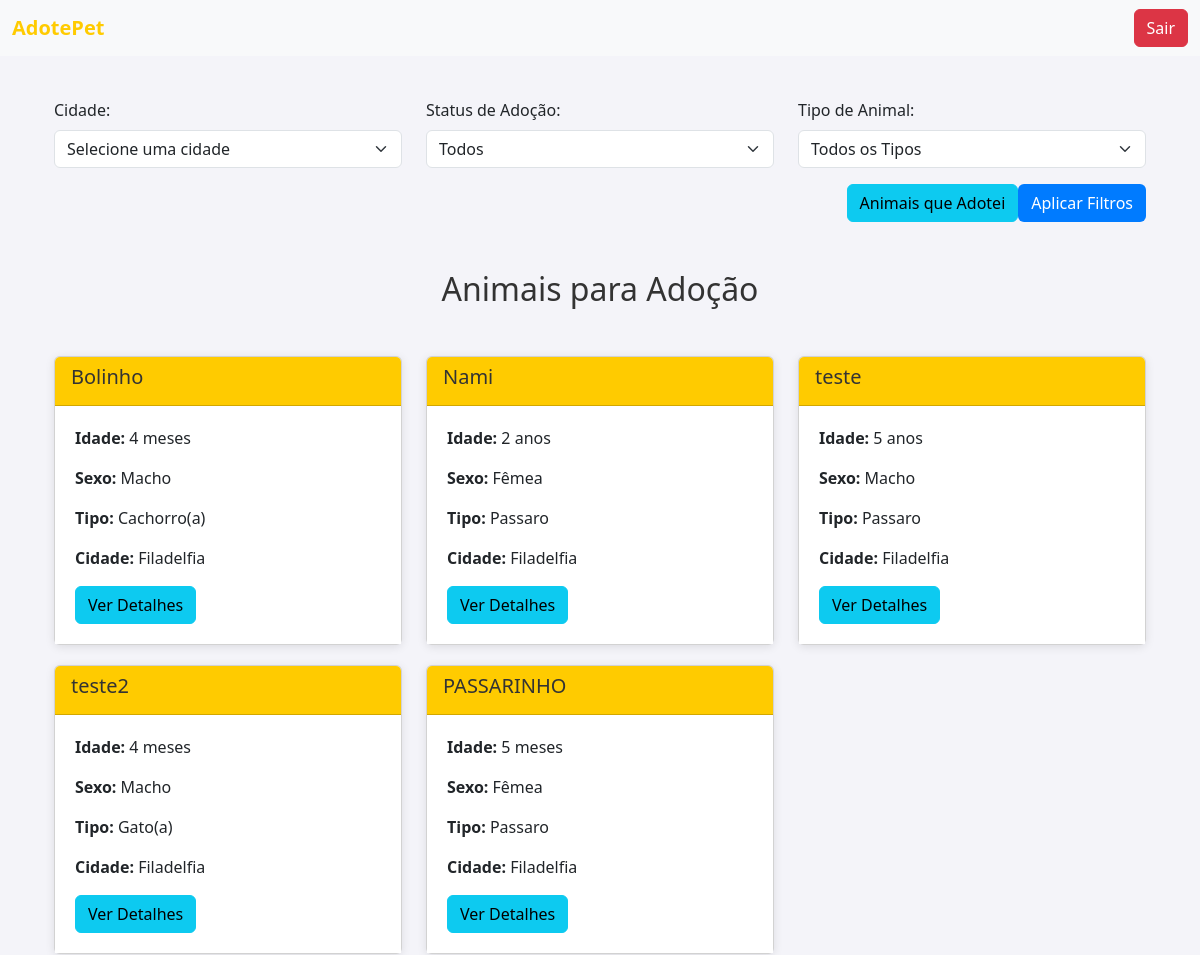
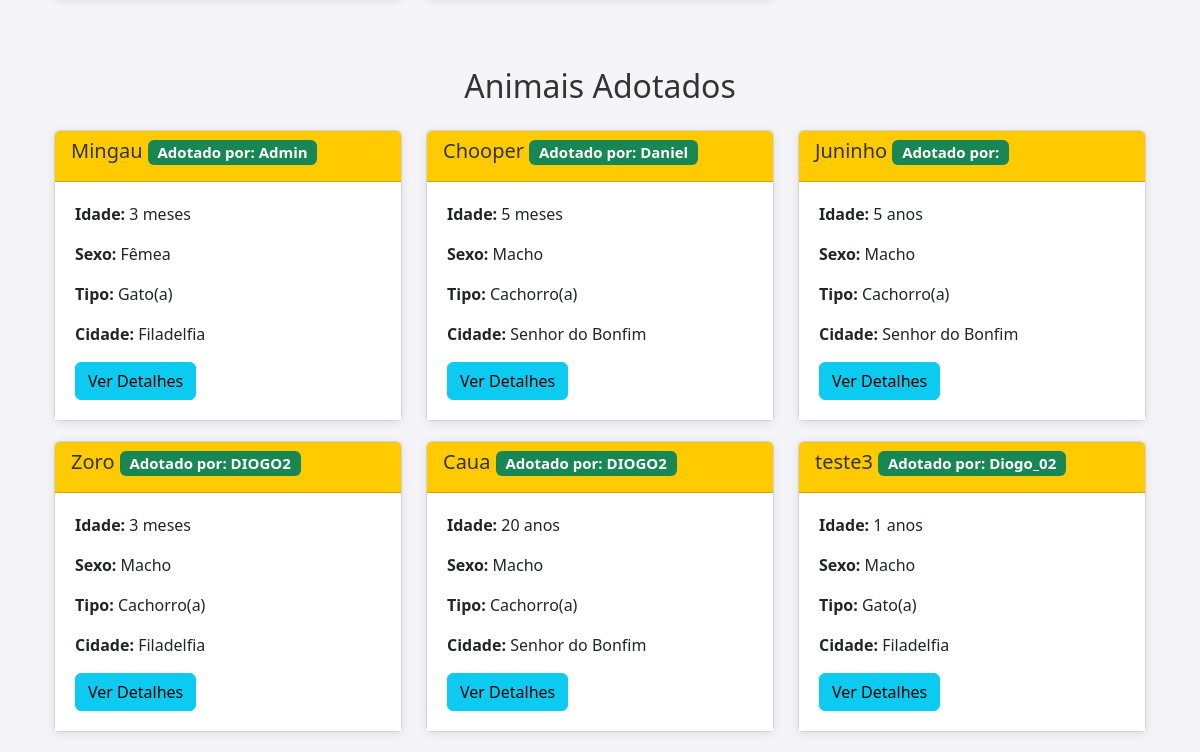
Page /lista-animais/ (signed in) on the earlier database version (2 pictures, top to bottom).
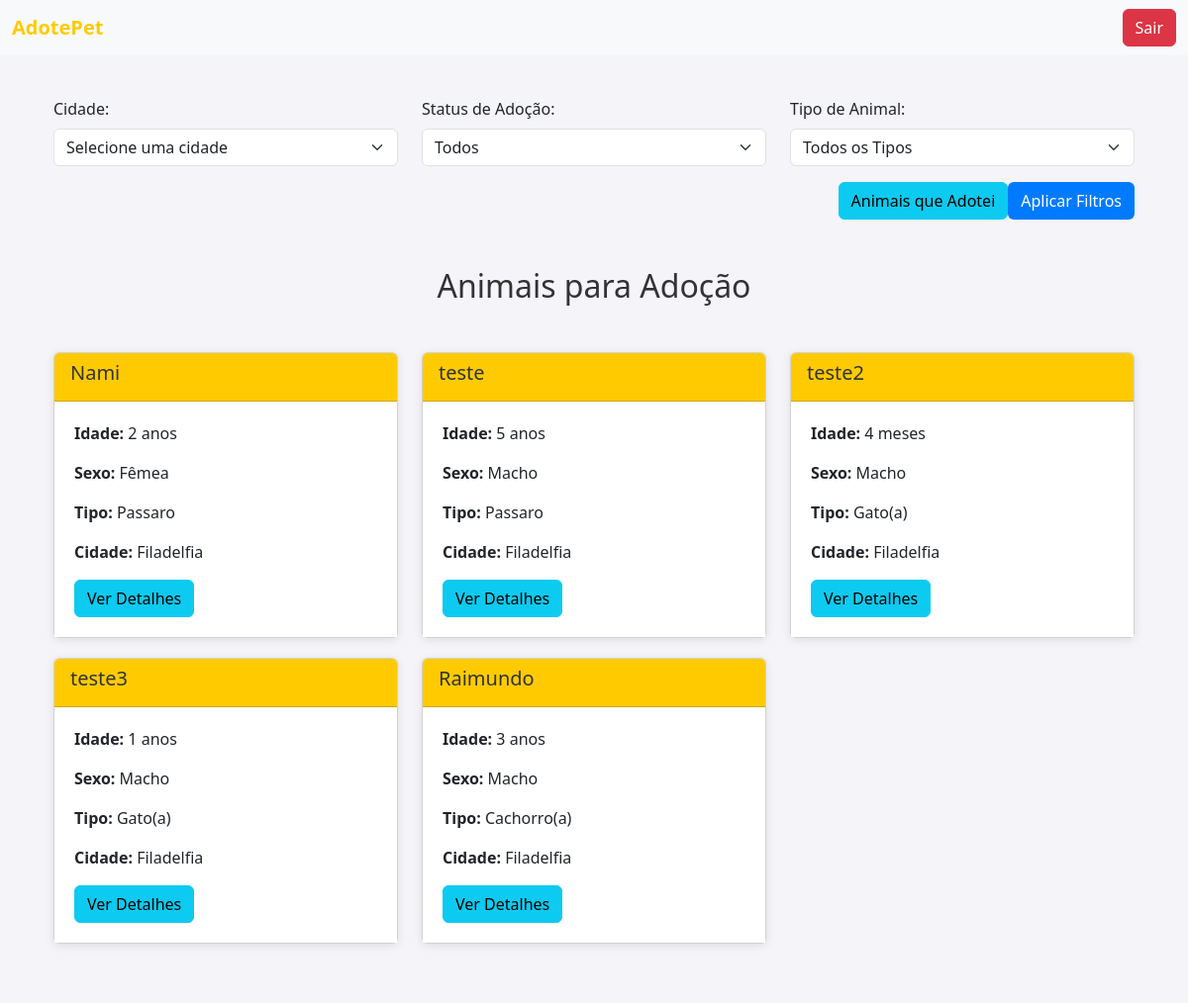
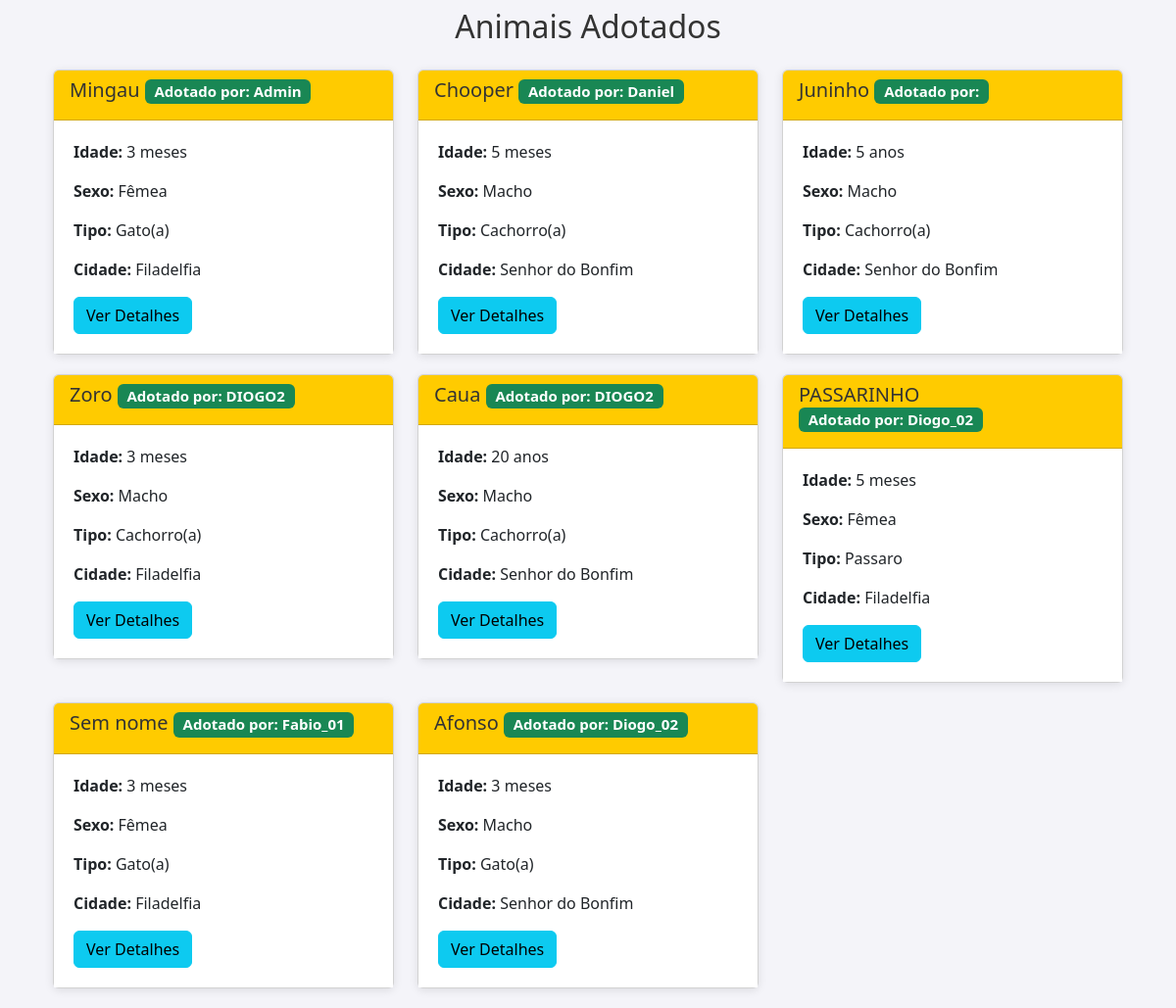
Same page on the later database version (2 pictures, top to bottom).
### adote/models.py (models this page shows, shortened)
class Animal(models.Model):
    nome = models.CharField(max_length=100)
    idade_anos = models.PositiveIntegerField(
        blank=True, null=True,
        help_text="Preencha apenas se a idade estiver em anos."
    )
    idade_meses = models.PositiveIntegerField(
        blank=True, null=True,
        help_text="Preencha apenas se a idade estiver em meses."
    )
    sexo = models.CharField(max_length=1, choices=SEXO_CHOICES, default='M')
    tipo = models.ForeignKey(TipoAnimal, on_delete=models.CASCADE, related_name="animais")
    descricao = models.TextField(blank=True)
    local = models.ForeignKey(Local, on_delete=models.CASCADE, related_name="animais")
    adotado = models.BooleanField(default=False)
    adotante = models.ForeignKey(
        settings.AUTH_USER_MODEL, null=True, blank=True,
        on_delete=models.SET_NULL, related_name='animais_adotados'
    )
    doador = models.ForeignKey(
        settings.AUTH_USER_MODEL, null=True, blank=True,
        on_delete=models.SET_NULL, related_name='animais_doados'
    )
    foto = models.ImageField(upload_to='fotos_animais/', blank=True, null=True)
    @property
    def idade_formatada(self):
        if self.idade_anos:
            return f"{self.idade_anos} anos"
        elif self.idade_meses:
            return f"{self.idade_meses} meses"
        return "Idade não especificada"
    class Meta:
        verbose_name = "Animal"
        verbose_name_plural = "Animais"

class TipoAnimal(models.Model):
    nome = models.CharField(max_length=50, unique=True)
    descricao = models.TextField(blank=True)
    class Meta:
        verbose_name = "Tipo de Animal"
        verbose_name_plural = "Tipos de Animais"

class Local(models.Model):
    cidade = models.CharField(max_length=100)
    estado = models.CharField(max_length=50)  # Corrigido de maxlength para max_length
    class Meta:
        verbose_name = "Local"
        verbose_name_plural = "Locais"

class Usuario(AbstractUser):
    tipo_usuario = models.CharField(max_length=10, choices=TIPOS_USUARIO)
    telefone = models.CharField(
        max_length=15,
        blank=True,
        validators=[RegexValidator(
            regex=r'^\+?\d{10,15}$',
            message="Telefone inválido. Use um número válido com 10 a 15 dígitos."
        )]
    )
    def is_doador(self):
        return self.tipo_usuario == 'doador'
    def is_adotante(self):
        return self.tipo_usuario == 'adotante'
    def is_admin(self):
        return self.tipo_usuario == 'admin'
    class Meta:
        verbose_name = "Usuário"
        verbose_name_plural = "Usuários"

### adote/views.py (the view)
# urls.py: path('lista-animais/', views.lista_animais, name='lista_animais'),
@login_required #ATK 1.1
def lista_animais(request):
    animais = Animal.objects.all()
    locais = Local.objects.all()
    tipos = TipoAnimal.objects.all()
    cidade = request.GET.get('cidade')
    if cidade:
        animais = animais.filter(local__cidade=cidade)
    adotado = request.GET.get('adotado')
    if adotado == 'adotados':
        animais = animais.filter(adotado=True)
    elif adotado == 'nao_adotados':
        animais = animais.filter(adotado=False)
    tipo_animal = request.GET.get('tipo')
    if tipo_animal:
        animais = animais.filter(tipo__nome=tipo_animal)
    context = {
        'animais': animais,
        'locais': locais,
        'tipos': tipos,
    }
    return render(request, 'lista_animais.html', context)

### adote/templates/lista_animais.html (shortened to what this page needs)
{% extends 'base.html' %}
{% block content %}
<div class="container mt-5">
    <form method="get" action="" class="filter-form mb-5">
        <div class="row">
            <div class="form-group col-md-4">
                <label for="cidade" class="form-label">Cidade:</label>
                <select name="cidade" id="cidade" class="form-select">
                    <option value="">Selecione uma cidade</option>
                </select>
            </div>
            <div class="form-group col-md-4">
                <label for="adotado" class="form-label">Status de Adoção:</label>
                <select name="adotado" id="adotado" class="form-select">
                    <option value="">Todos</option>
                </select>
            </div>
            <div class="form-group col-md-4">
                <label for="tipo" class="form-label">Tipo de Animal:</label>
                <select name="tipo" id="tipo" class="form-select">
                    <option value="">Todos os Tipos</option>
                </select>
            </div>
        </div>
        <div class="d-flex justify-content-end align-items-center mt-3">
            {% if user.is_authenticated and user.is_adotante %}
                <a href="{% url 'lista_animais_adotados' %}" class="btn btn-info mr-3">Animais que Adotei</a>
            {% endif %}
            <button type="submit" class="btn btn-custom">Aplicar Filtros</button>
        </div>
    </form>
    {% if request.GET.adotado != 'adotados' %}
        <h2 class="text-center mb-5">Animais para Adoção</h2>
        <div class="row">
            {% for animal in animais %}
                {% if not animal.adotado %}
                    <div class="col-md-4">
                        <div class="card">
                            <div class="card-header">
                                <h5 class="card-title">{{ animal.nome }}</h5>
                            </div>
                            <div class="card-body">
                                <p><strong>Idade:</strong> {{ animal.idade_formatada }}</p>
                                <p><strong>Sexo:</strong> {{ animal.get_sexo_display }}</p>
                                <p><strong>Tipo:</strong> {{ animal.tipo.nome }}</p>
                                <p><strong>Cidade:</strong> {{ animal.local.cidade }}</p>
                                <a href="{% url 'detalhes_animal' animal.id %}" class="btn btn-info">Ver Detalhes</a>
                            </div>
                        </div>
                    </div>
                {% endif %}
            {% endfor %}
        </div>
    {% endif %}
    {% if request.GET.adotado != 'nao_adotados' %}
        <div class="row mt-5">
            <h2 class="text-center mb-4">Animais Adotados</h2>
            {% for animal in animais %}
                {% if animal.adotado %}
                    <div class="col-md-4">
                        <div class="card">
                            <div class="card-header">
                                <h5 class="card-title">
                                    {{ animal.nome }}
                                    <span class="badge bg-success">Adotado por: {{ animal.adotante.username }}</span>
                                </h5>
                            </div>
                            <div class="card-body">
                                <p><strong>Idade:</strong> {{ animal.idade_formatada }}</p>
                                <p><strong>Sexo:</strong> {{ animal.get_sexo_display }}</p>
                                <p><strong>Tipo:</strong> {{ animal.tipo.nome }}</p>
                                <p><strong>Cidade:</strong> {{ animal.local.cidade }}</p>
                                <a href="{% url 'detalhes_animal' animal.id %}" class="btn btn-info">Ver Detalhes</a>
                            </div>
                        </div>
                    </div>
                {% endif %}
            {% endfor %}
        </div>
    {% endif %}
</div>
{% endblock %}

Differences in the rows shown:
removed Animal: nome "Bolinho", idade_formatada "4 meses", sexo "Macho", tipo.nome "Cachorro(a)", local.cidade "Filadelfia", shown under "Animais para Adoção"
changed Animal "teste3": moves from the list under "Animais Adotados" to the list under "Animais para Adoção"
added Animal: nome "Raimundo", idade_formatada "3 anos", sexo "Macho", tipo.nome "Cachorro(a)", local.cidade "Filadelfia", shown under "Animais para Adoção"
changed Animal "PASSARINHO": moves from the list under "Animais para Adoção" to the list under "Animais Adotados"
added Animal: nome "Sem nome", adotante.username "Fabio_01", idade_formatada "3 meses", sexo "Fêmea", tipo.nome "Gato(a)", local.cidade "Filadelfia", shown under "Animais Adotados"
added Animal: nome "Afonso", adotante.username "Diogo_02", idade_formatada "3 meses", sexo "Macho", tipo.nome "Gato(a)", local.cidade "Senhor do Bonfim", shown under "Animais Adotados"
